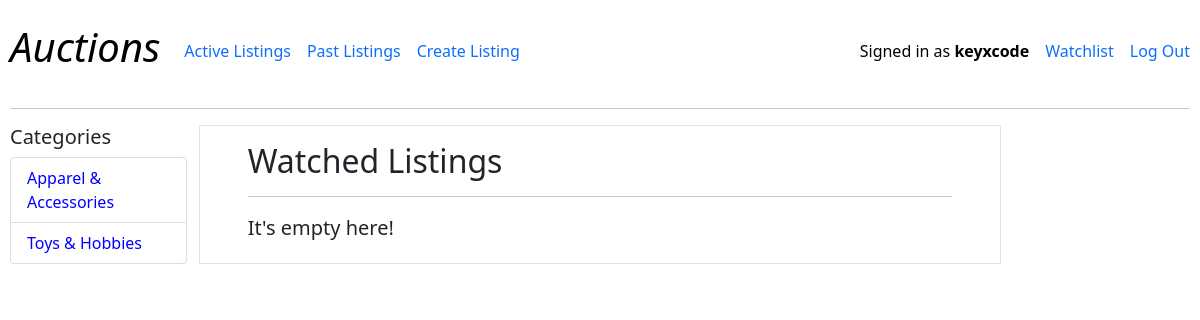
/watchlist (signed in), run on an earlier commit of the app's database.
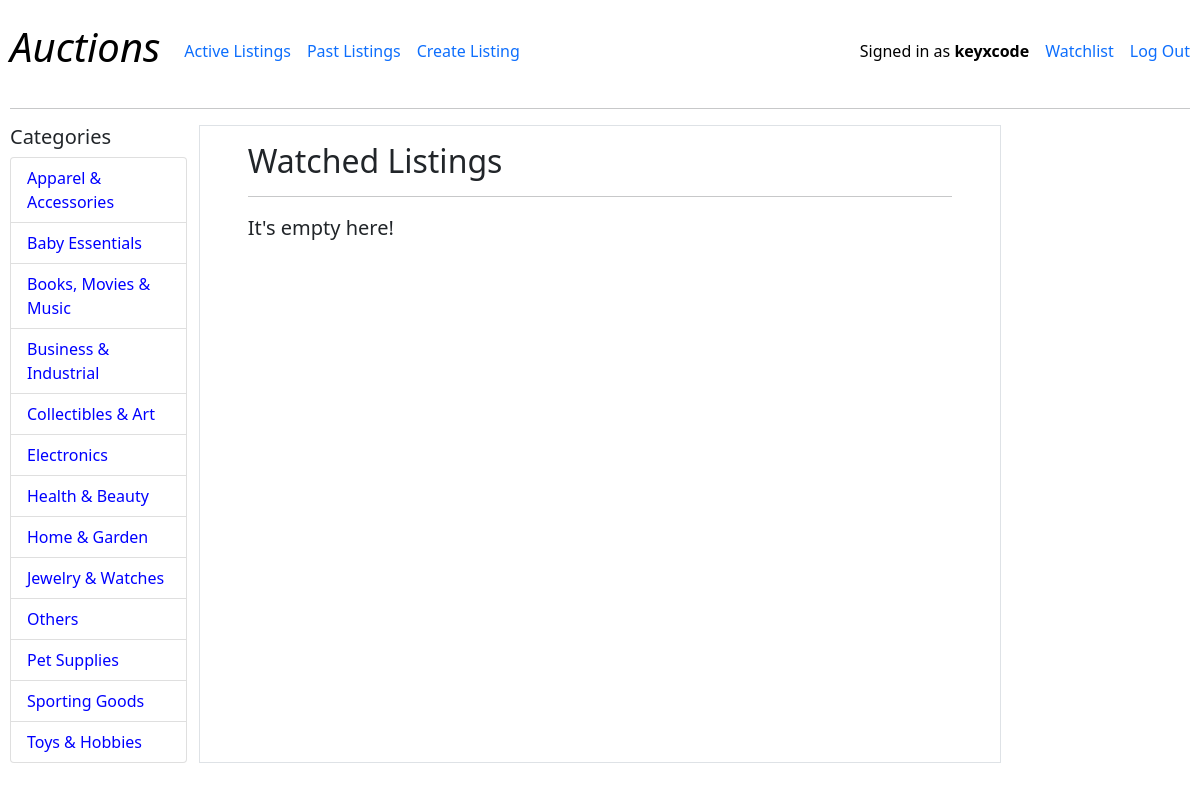
And on a later commit of the database.
### auctions/models.py (models this page shows)
class User(AbstractUser):
    def __str__(self):
        return f"{self.id}: {self.username}"

class Category(models.Model):
    category = models.CharField(max_length=64)
    def __str__(self):
        return f"{self.category}"

### auctions/views.py (the view, shortened to what this page needs)
# urls.py: path("watchlist", views.watchlist, name="watchlist"),
def watchlist(request, listing_id="None"):
    watchlists = Watchlist.objects.filter(watcher=request.user).order_by('-id')
    if watchlists:
        listings = map(lambda x: x.listing, watchlists)
    else:
        listings = None
    categorys = Category.objects.all().order_by('category')
    return render(request, "auctions/index.html", {
        "listings": listings,
        "categorys": categorys,
        "status": "Watched"
    })

### auctions/templates/auctions/index.html
{% extends "auctions/layout.html" %}
{% block left-body %}
    <h5>Categories</h5>
    <div class="list-group">
        {% for category in categorys %}
            <a class="list-group-item list-group-item-action style-a" href="{% url 'category_listings' category.id %}">
                {{ category }}
            </a>
        {% endfor %}
    </div>
{% endblock %}
{% block body %}
    <h2 class="my-3">
        {% if category %}
            Category: {{ category }}
        {% else %}
            {{ status }} Listings
        {% endif %}
    </h2>
    <hr>
    {% if listings %}
        {% for listing in listings %}
        <div class="row gx-5">
            <div class="col-md-3 border d-flex align-items-center justify-content-center">
                <a href="{% url 'listing' listing.id %}">
                {% if listing.image_url %}
                    <img src="{{ listing.image_url }}" class="mh-100 mw-100" alt="product-image">
                {% else %}
                    <img src="https://st2.depositphotos.com/2586633/46477/v/380/depositphotos_464771766-stock-illustration-no-photo-or-blank-image.jpg" class="h-100 w-100" alt="product-image">
                {% endif %}
                </a>
            </div>
            <div class="col-md-9">
                <a href="{% url 'listing' listing.id %}">
                    <div class="row lead">
                        {{ listing.title }}
                    </div>
                </a>
                <div class="row h3">
                    {% if listing.current_price %}
                        ${{ listing.current_price }}
                    {% else %}
                        ${{ listing.starting_bid }}
                    {% endif %}
                </div>
                <div class="row text-muted">
                    {% if listing.num_bids == 1 %}
                        {{ listing.num_bids }} bid
                    {% else %}
                        {{ listing.num_bids }} bids
                    {% endif %}
                </div>
                {% if listing.description %}
                    <div class="row font-italic text-muted">
                        "{{ listing.description }}"
                    </div>
                {% endif %}
                <div class="row">
                    <span class="ps-0">
                        Category:
                        <a class="style-a" href="{% url 'category_listings' listing.category.id %}">
                            {{ listing.category }}
                        </a>
                    </span>
                </div>
            </div>
        </div>
        <hr>
        {% endfor %}
    {% else %}
        <div class="row lead">
            <span>It's empty here!</span>
        </div>
    {% endif %}
{% endblock %}

### auctions/templates/auctions/layout.html (shortened to what this page needs)
{% load static %}
<!DOCTYPE html>
<html lang="en">
    <head>
        <link href="https://cdn.jsdelivr.net/npm/bootstrap@5.0.2/dist/css/bootstrap.min.css" rel="stylesheet">
        <link href="{% static 'auctions/styles.css' %}" rel="stylesheet">
    </head>
    <body>
        <nav class="navbar navbar-expand-lg indigo">
            <a class="navbar-brand h1 fs-1 font-italic" href="{% url 'index' %}">Auctions</a>
            <div class="collapse navbar-collapse">
              <ul class="navbar-nav me-auto">
                <li class="nav-item">
                  <a class="nav-link" href="{% url 'index' %}">Active Listings</a>
                </li>
                <li class="nav-item">
                  <a class="nav-link" href="{% url 'past_listings' %}">Past Listings</a>
                </li>
                <li class="nav-item">
                  <a class="nav-link" href="{% url 'create_listing' %}">Create Listing</a>
                </li>
              </ul>
              <ul class="navbar-nav ms-auto">
                {% if user.is_authenticated %}
                    <li class="nav-item">
                        <span class="nav-link plain-text">Signed in as <strong>{{ user.username }}</strong></span>
                    </li>
                    <li class="nav-item">
                        <a class="nav-link" href="{% url 'watchlist' %}">Watchlist</a>
                    </li>
                    <li class="nav-item">
                        <a class="nav-link pe-0" href="{% url 'logout' %}">Log Out</a>
                    </li>
                {% endif %}
              </ul>
            </div>
          </nav>
        <hr>
        <div class="row">
            <div class="col-md-2">
                {% block left-body %}
                {% endblock %}
            </div>
            <div class="col-md-8 border px-5">
                {% block body %}
                {% endblock %}
            </div>
        </div>
    </body>
</html>

### auctions/static/auctions/styles.css (style rules this page uses)
body { padding: 10px; max-width: 100%; overflow-x: hidden; }
a { text-decoration: none; color: black; }
.style-a { color: blue; }
.font-italic { font-style: italic !important; }
.plain-text { text-decoration: none; color: black; }

What changed in the data, as far as the page shows it:
added Category: category "Baby Essentials"
added Category: category "Books, Movies & Music"
added Category: category "Business & Industrial"
added Category: category "Collectibles & Art"
added Category: category "Electronics"
added Category: category "Health & Beauty"
added Category: category "Home & Garden"
added Category: category "Jewelry & Watches"
added Category: category "Others"
added Category: category "Pet Supplies"
added Category: category "Sporting Goods"
